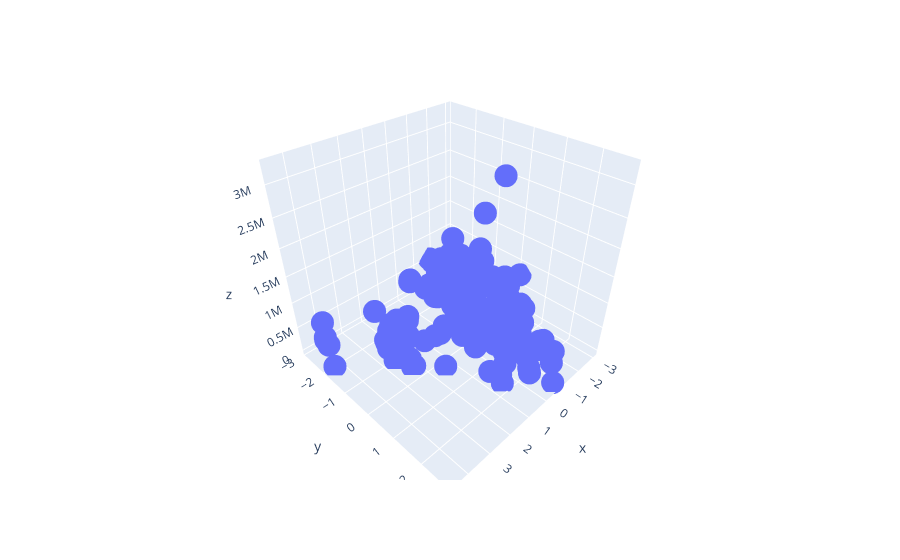

Write notebook code for a chart like this one.
### Code cell
pca3d = PCA(n_components=3)
temp = pca3d.fit_transform(final_train_x)
fig = px.scatter_3d(temp, x = temp[:,0], y = temp[:,1], z = ytrain)
fig.show()

### Figure 1 — Plotly figure (JSON) as saved in the notebook; plotly's stock layout.template omitted (floating-point values rounded to 4 significant figures; data arrays with more than 128 entries replaced by an {"elided": "..."} marker saying what was removed)
{"data": [{"hovertemplate": "x=%{x}<br>y=%{y}<br>z=%{z}<extra></extra>", "legendgroup": "", "marker": {"color": "#636efa", "symbol": "circle"}, "mode": "markers", "name": "", "scene": "scene", "showlegend": false, "type": "scatter3d", "x": {"elided": "173 float values"}, "y": {"elided": "173 float values"}, "z": {"elided": "173 int values"}}], "layout": {"autosize": true, "legend": {"tracegroupgap": 0}, "margin": {"t": 60}, "scene": {"aspectmode": "auto", "aspectratio": {"x": 1, "y": 1, "z": 1}, "domain": {"x": [0, 1], "y": [0, 1]}, "xaxis": {"title": {"text": "x"}, "type": "linear"}, "yaxis": {"title": {"text": "y"}, "type": "linear"}, "zaxis": {"title": {"text": "z"}, "type": "linear"}}}}
